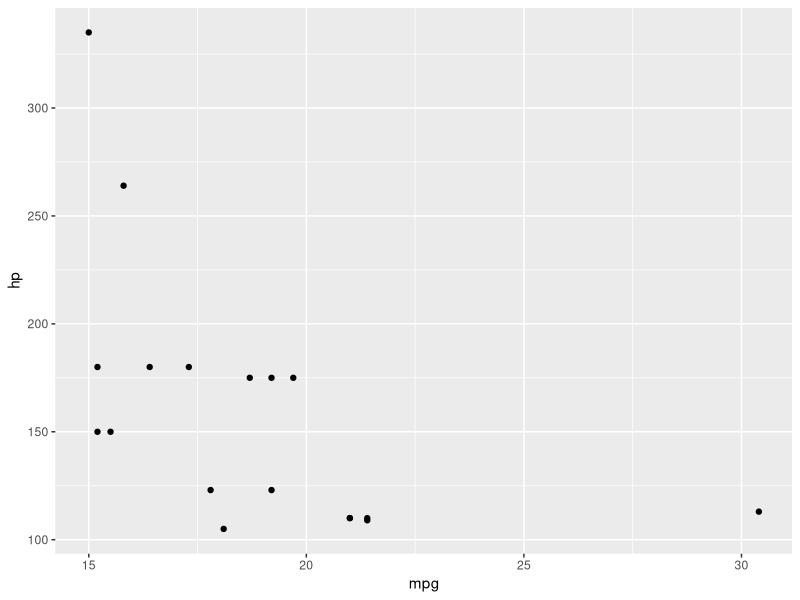

This figure's R source:
## ---- chunk 1
getwd()
## ---- chunk 2
library(tidyverse)
## ---- chunk 3
2 + 3 + 2
## ---- chunk 4
abs(-77)
## ---- chunk 5
x <- 1
## ---- chunk 6
x <- c(1, 2, 3, 4, 5)
## ---- chunk 7
# Assign the object
sequence_one_to_twenty <- seq(1, 20)

# Check the contents of the object
sequence_one_to_twenty

# Calculate the mean of the sequence
mean(sequence_one_to_twenty)

# Calculate the max of the sequence
max(sequence_one_to_twenty)

## ---- chunk 8
y <- c("a", "b", "c", "d", "e")
xy <- tibble(x, y)
## ---- chunk 9

# First let's load the tidyverse

library(tidyverse)

# Load a data set of cars into a dataframe
cars_data <- as_tibble(mtcars)

# Display table
cars_data

# Fiter the list to cars with fuel economy >= 15 mpg and horsepower >=100
mpg_hp <-filter(mtcars, mpg >= 15, hp >=100)

# Create a scatter plot of mpg vs horsepower 
ggplot(data = mpg_hp) + geom_point(mapping = aes(x = mpg, y = hp))
## ---- chunk 10
?abs()
